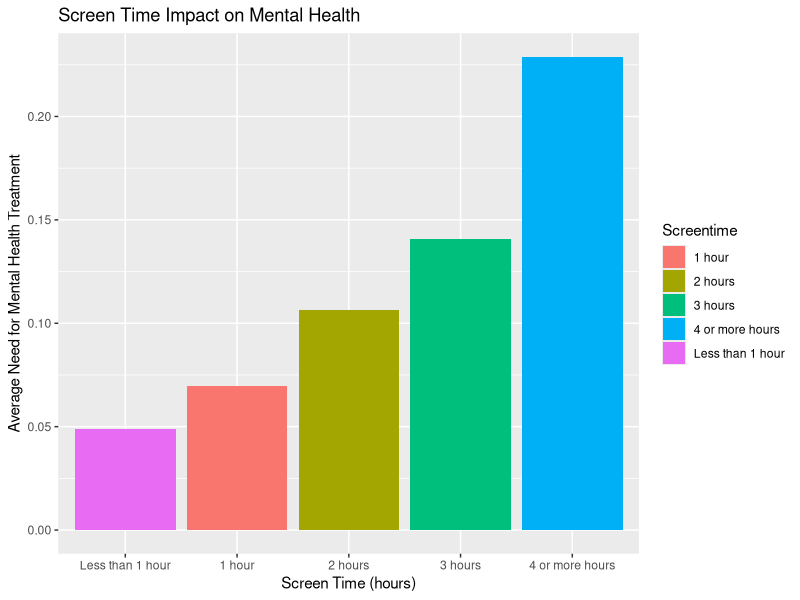

Reproduce this figure in R.
## ---- chunk 1
library(tidyverse)
library(ggplot2)
library(dplyr)

file <- read.csv("Screentime_v_Mental_Health_Dataset.csv")
file

screen_time <- c("Less than 1 hour", "1 hour", "2 hours", "3 hours", 
                      "4 or more hours")

filtered_data <- file |>
  mutate(
    treatment = if_else(Mental.Health.Treatment == "Needs Treatment", 1, 0)
  ) |>
  select(Screentime, treatment) |>
  group_by(Screentime) |>
  summarize(treatment_mean = mean(treatment, na.rm = TRUE)) |>
  ggplot() +
  geom_col(aes(x = factor(Screentime, screen_time), y = treatment_mean, fill = Screentime), stat = "identity") +
  labs(x = "Screen Time (hours)",
       y = "Average Need for Mental Health Treatment",
       title = "Screen Time Impact on Mental Health",
       source = "National Survey of Children’s Health (NSCH), 2020")
  

filtered_data

